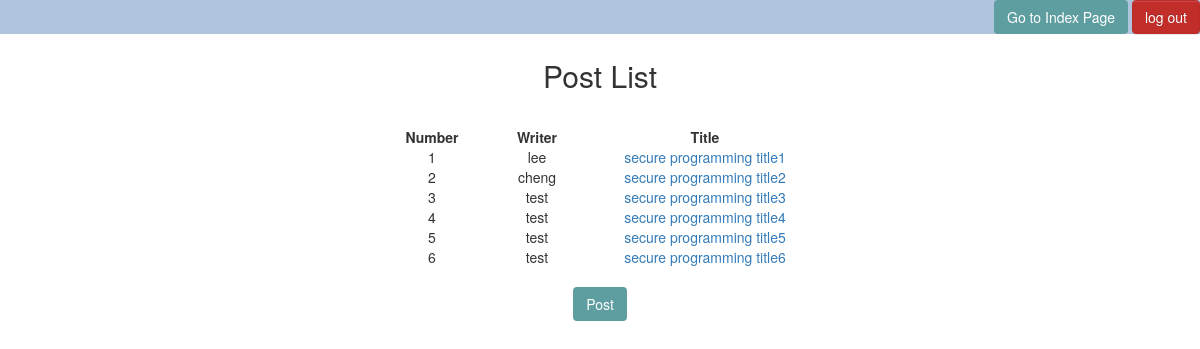
The app's page /forum.php (signed in) with its own data.
### tables this page shows
CREATE TABLE `board` (
  `id` int(11) UNSIGNED NOT NULL,
  `name` varchar(20) NOT NULL,
  `title` varchar(70) NOT NULL,
  `content` text NOT NULL
);

### forum.php (the view, shortened to what this page needs)
<?php
include('db_connection.php');
$query ="SELECT * FROM board";
$result = mysqli_query($db,$query);
?>
<!DOCTYPE html>
<html>
<head>
    <link rel="stylesheet" type="text/css" href="style.css">
    <link rel="stylesheet" href="https://maxcdn.bootstrapcdn.com/bootstrap/3.3.2/css/bootstrap.min.css">
    <link rel="stylesheet" href="https://maxcdn.bootstrapcdn.com/bootstrap/3.3.2/css/bootstrap-theme.min.css">
</head>
<body>
<?php include("header.php");?>
<div id="container" style="height: 100%; padding-left: 15%;padding-right: 15%;" align="center">
    <div style="padding: 5px">
        <h2>Post List</h2>
    </div>
    <div style="padding-top: 20px;width: 100%">
        <table style="width: 50%;border: 0px solid black;" align="center">
            <tr width="100%" style="" align="center">
                <td><b>Number</td>
                <td><b>Writer</td>
                <td><b>Title</td>
            </tr>
            <?php
            while($rows = mysqli_fetch_assoc($result)){
            ?>
                <tr align="center">
                    <td width="20%"><?php echo $rows['id'] ?></td>
                    <td width="30%"><?php echo $rows['name'] ?></td>
                    <td width="50%"><a href="/sepr/forum_view.php?number=<?php echo $rows['id'] ?>"><?php echo $rows['title'] ?></a></td>
                </tr>
            <?php
            }
            ?>
        </table>
    </div>
    <br>
    <a class="btn" href="forum_write.php" role="button">Post</a>
</div>
</body>
</html>

### style.css (style rules this page uses)
* { margin: 0px; padding: 0px; }
body { font-size: 120%; background: #F8F8FF; }
.btn { padding: 10px; font-size: 15px; color: white; background: #5F9EA0; border: none; border-radius: 5px; }

### records on screen
board: id "1", name "lee", title "secure programming title1"
board: id "2", name "cheng", title "secure programming title2"
board: id "3", name "test", title "secure programming title3"
board: id "4", name "test", title "secure programming title4"
board: id "5", name "test", title "secure programming title5"
board: id "6", name "test", title "secure programming title6"
